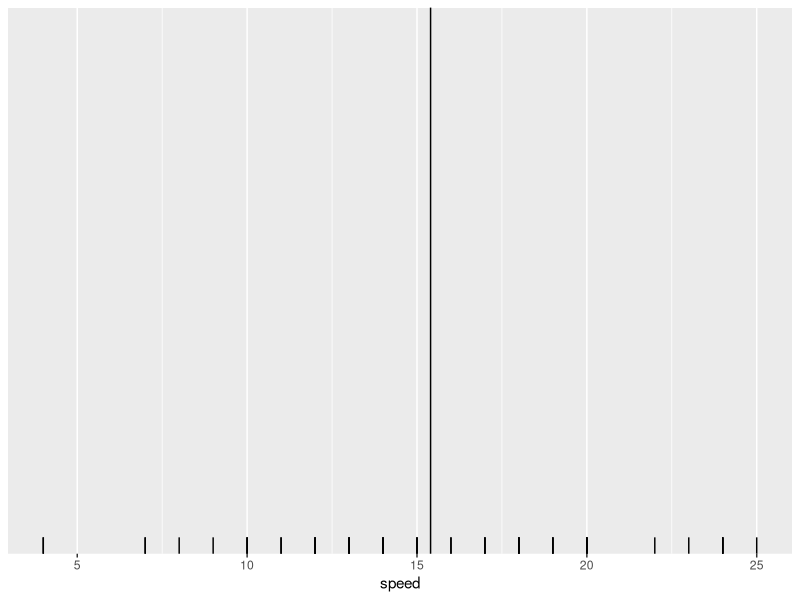

Write the R code that produced this figure.
## ---- chunk 1
knitr::opts_chunk$set(echo = TRUE)
options(tidyverse.quiet = TRUE)
## ---- chunk 2
library(tidyverse)

compute_group_xmean <-  function(data, scales){
                           
                           data %>% 
                             summarise(x = mean(x)) |>
                             mutate(xend = x, y = I(0), yend = I(1) )
                           
                         }


StatXmeanline <- ggproto("StatXmeanline",
                         Stat,
                         compute_group = compute_group_xmean)
  
  

ggplot(cars, aes(speed)) +
  geom_rug() + 
  geom_segment(stat = StatXmeanline)


## ---- chunk 3
